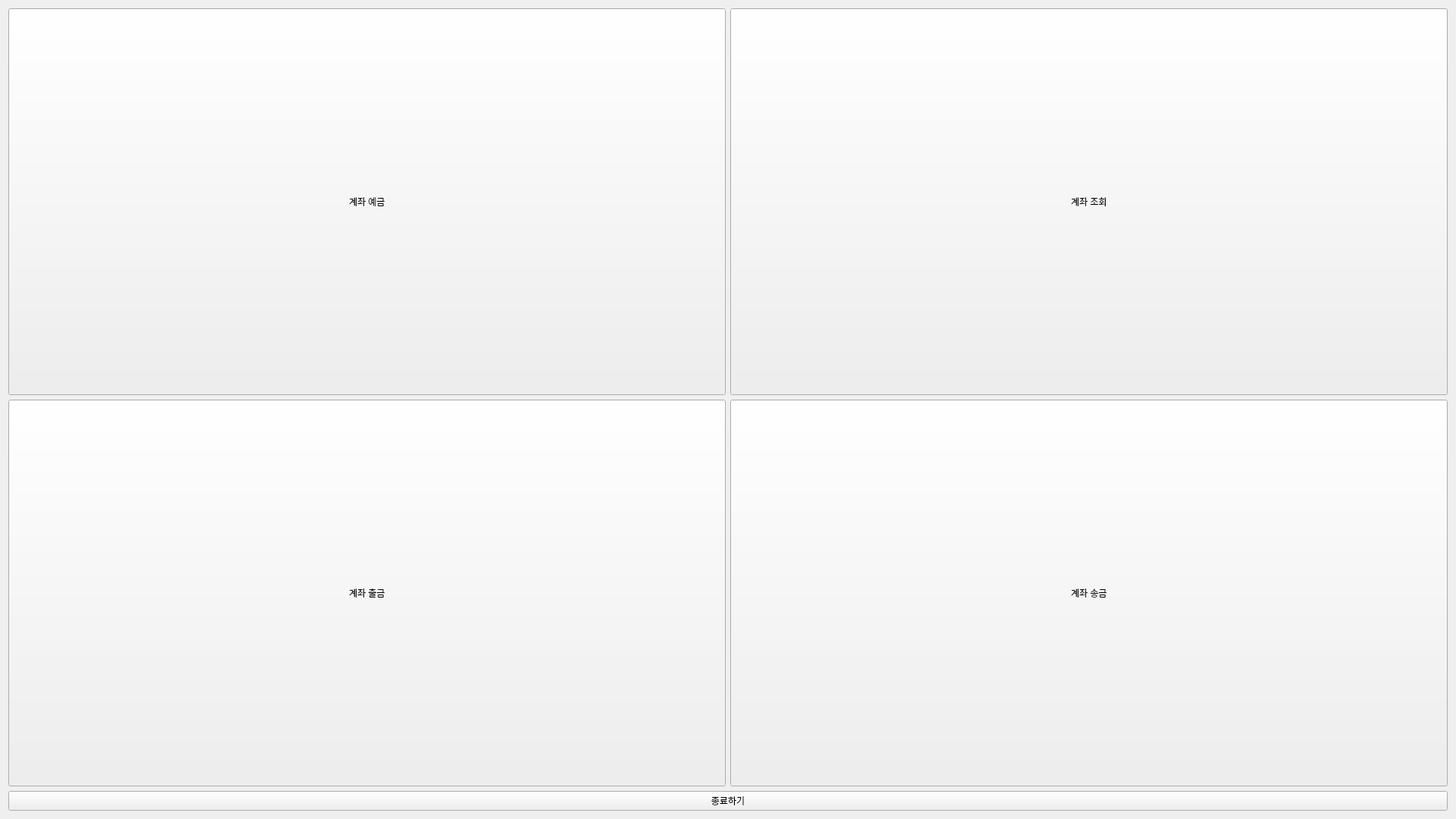
<?xml version="1.0" encoding="UTF-8"?>
<ui version="4.0">
 <class>MainMenuUI</class>
 <widget class="QWidget" name="MainMenuUI">
  <property name="geometry">
   <rect>
    <x>0</x>
    <y>0</y>
    <width>1920</width>
    <height>1080</height>
   </rect>
  </property>
  <property name="windowTitle">
   <string>Form</string>
  </property>
  <layout class="QVBoxLayout" name="verticalLayout_2">
   <item>
    <layout class="QVBoxLayout" name="verticalLayout">
     <item>
      <layout class="QGridLayout" name="gridLayout">
       <item row="0" column="0">
        <widget class="QPushButton" name="DepositButton">
         <property name="sizePolicy">
          <sizepolicy hsizetype="Preferred" vsizetype="Preferred">
           <horstretch>0</horstretch>
           <verstretch>0</verstretch>
          </sizepolicy>
         </property>
         <property name="styleSheet">
          <string notr="true">font: 32pt &quot;Sans Serif&quot;;</string>
         </property>
         <property name="text">
          <string>계좌 예금</string>
         </property>
        </widget>
       </item>
       <item row="0" column="1">
        <widget class="QPushButton" name="BalanceButton">
         <property name="sizePolicy">
          <sizepolicy hsizetype="Preferred" vsizetype="Preferred">
           <horstretch>0</horstretch>
           <verstretch>0</verstretch>
          </sizepolicy>
         </property>
         <property name="styleSheet">
          <string notr="true">font: 32pt &quot;Sans Serif&quot;;</string>
         </property>
         <property name="text">
          <string>계좌 조회</string>
         </property>
        </widget>
       </item>
       <item row="1" column="0">
        <widget class="QPushButton" name="WithdrawButton">
         <property name="sizePolicy">
          <sizepolicy hsizetype="Preferred" vsizetype="Preferred">
           <horstretch>0</horstretch>
           <verstretch>0</verstretch>
          </sizepolicy>
         </property>
         <property name="styleSheet">
          <string notr="true">font: 32pt &quot;Sans Serif&quot;;</string>
         </property>
         <property name="text">
          <string>계좌 출금</string>
         </property>
        </widget>
       </item>
       <item row="1" column="1">
        <widget class="QPushButton" name="SendButton">
         <property name="sizePolicy">
          <sizepolicy hsizetype="Preferred" vsizetype="Preferred">
           <horstretch>0</horstretch>
           <verstretch>0</verstretch>
          </sizepolicy>
         </property>
         <property name="styleSheet">
          <string notr="true">font: 32pt &quot;Sans Serif&quot;;</string>
         </property>
         <property name="text">
          <string>계좌 송금</string>
         </property>
        </widget>
       </item>
      </layout>
     </item>
     <item>
      <widget class="QPushButton" name="QuitButton">
       <property name="sizePolicy">
        <sizepolicy hsizetype="Preferred" vsizetype="Maximum">
         <horstretch>0</horstretch>
         <verstretch>0</verstretch>
        </sizepolicy>
       </property>
       <property name="styleSheet">
        <string notr="true">font: 32pt &quot;Sans Serif&quot;;</string>
       </property>
       <property name="text">
        <string>종료하기</string>
       </property>
      </widget>
     </item>
    </layout>
   </item>
  </layout>
 </widget>
 <resources/>
 <connections/>
</ui>
